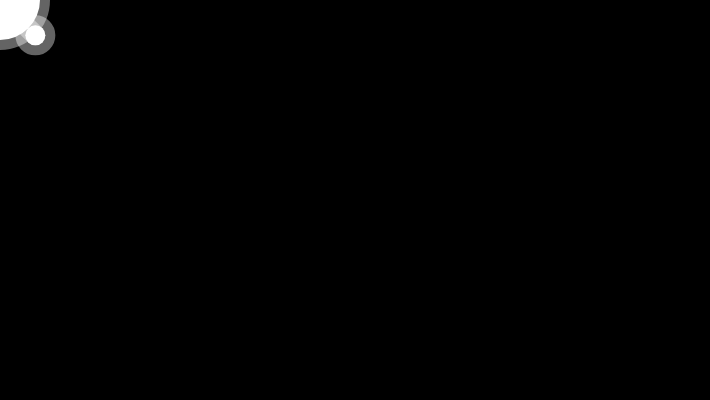
Frame 1 (no input)
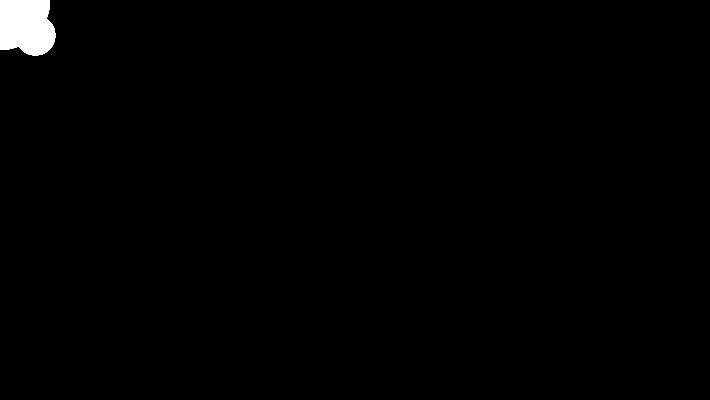
Frame 60 (no input)
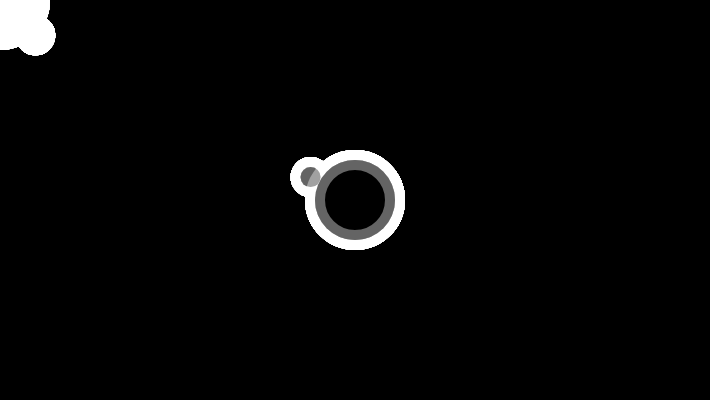
Frame 120 (the mouse pressed at the canvas centre since frame 60)

The p5.js sketch that drew these frames (run headless with seeded random() and noise() and a simulated clock; from frame 60 on, the mouse is pressed at the canvas centre):

// p5.js sketch
// ── sketch.js
var x = 100,
  y = 100,
  angle1 = 0.0,
  segLength = 50;


function setup() {
  createCanvas(710, 400);
  strokeWeight(20.0);
  stroke(255, 100);
  background(0);
}

function draw() {
  //background(0);

  dx = mouseX - x;
  dy = mouseY - y;
  angle1 = atan2(dy, dx);
  x = mouseX - (cos(angle1) * segLength);
  y = mouseY - (sin(angle1) * segLength);

  segment(x, y, angle1);
  ellipse(x, y, 20, 20);
  
  if (mouseIsPressed) {

        fill(0);

    } else {

        fill(255);

    }

    ellipse(mouseX, mouseY, 80, 80);
  
}

function segment(x, y, a) {
  push();
  translate(x, y);
  rotate(a);
  line(0, 0, segLength, 0);
  pop();
}
